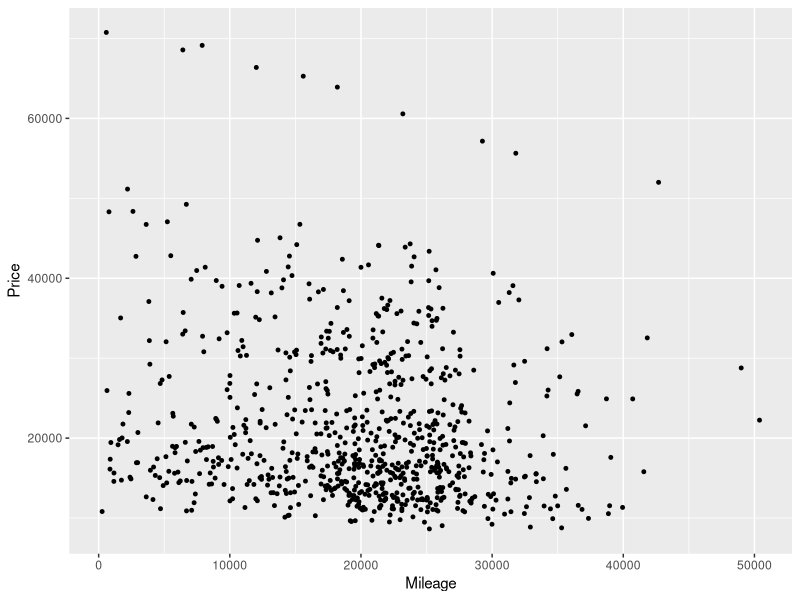
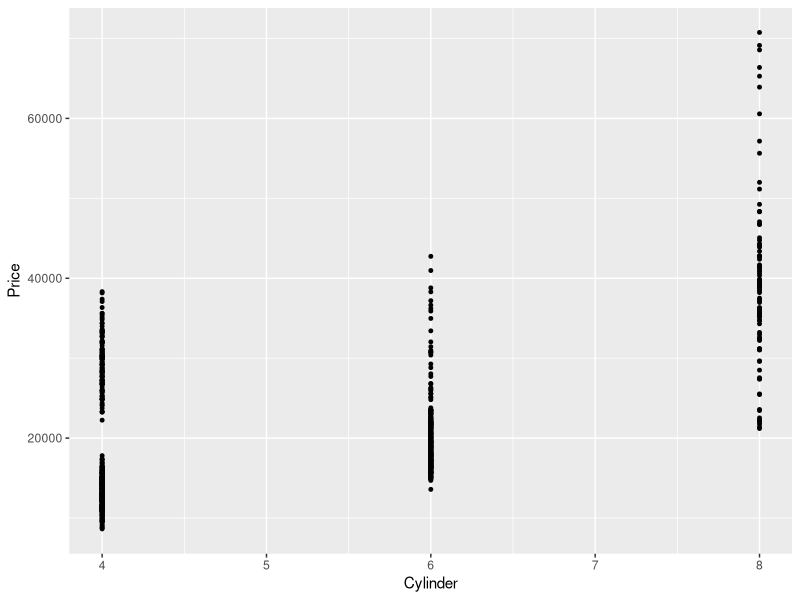
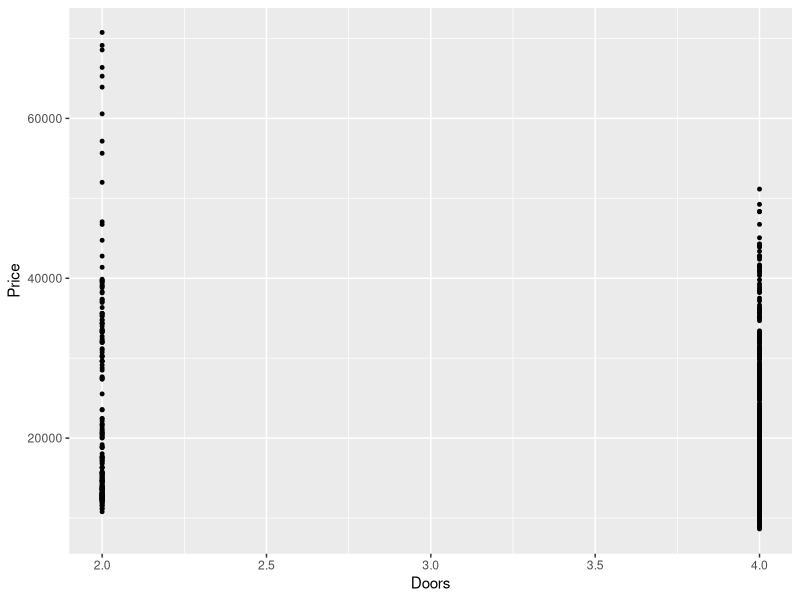
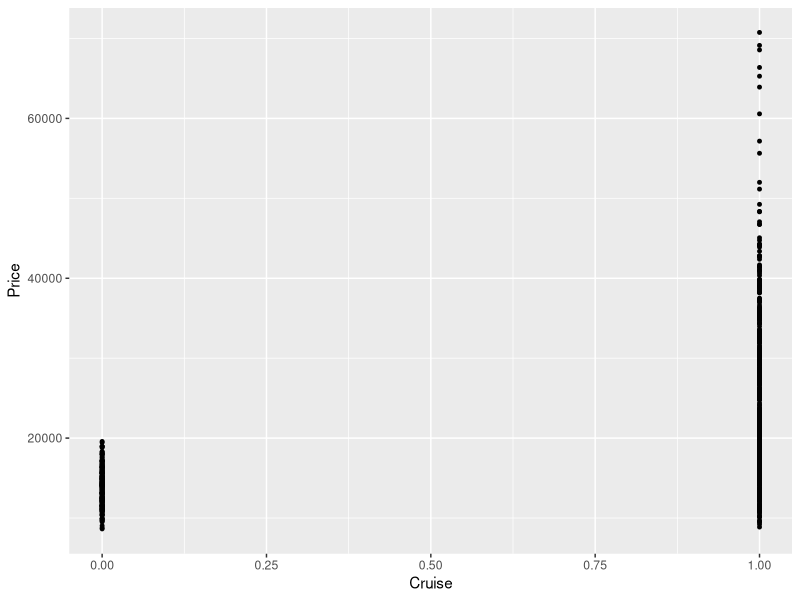
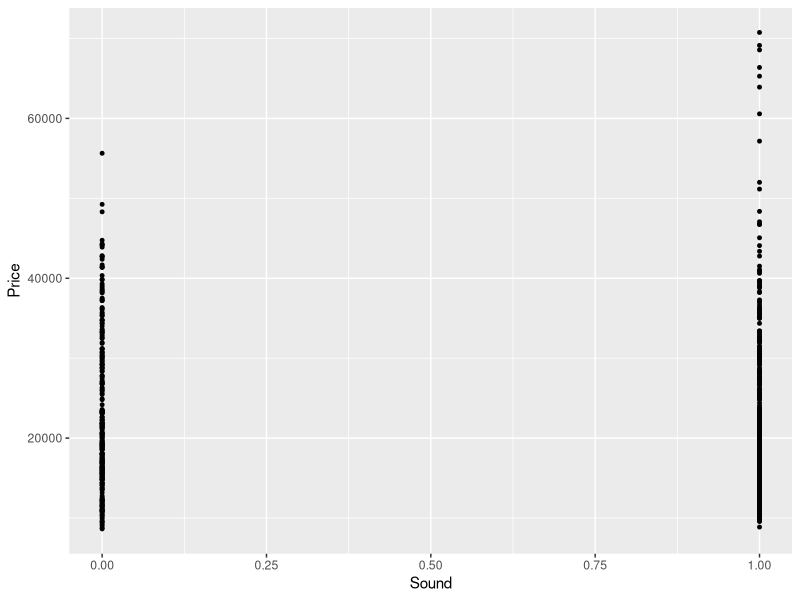
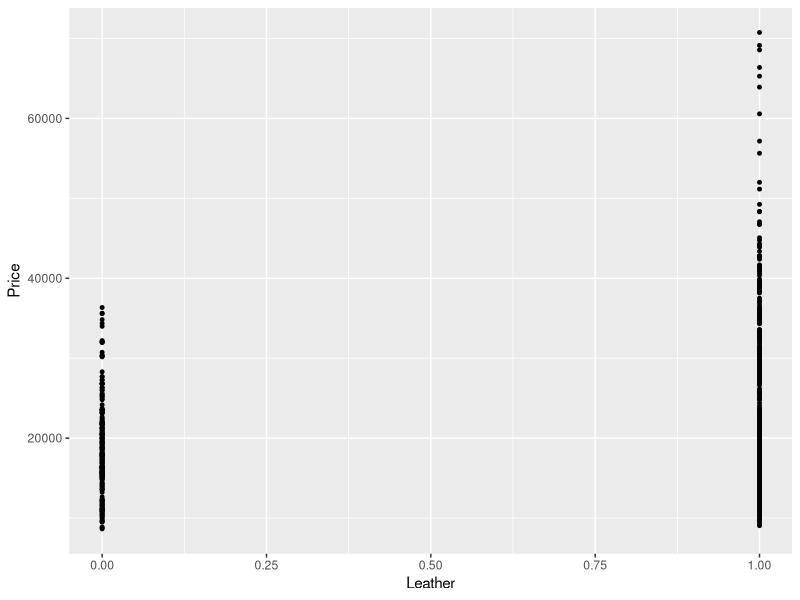
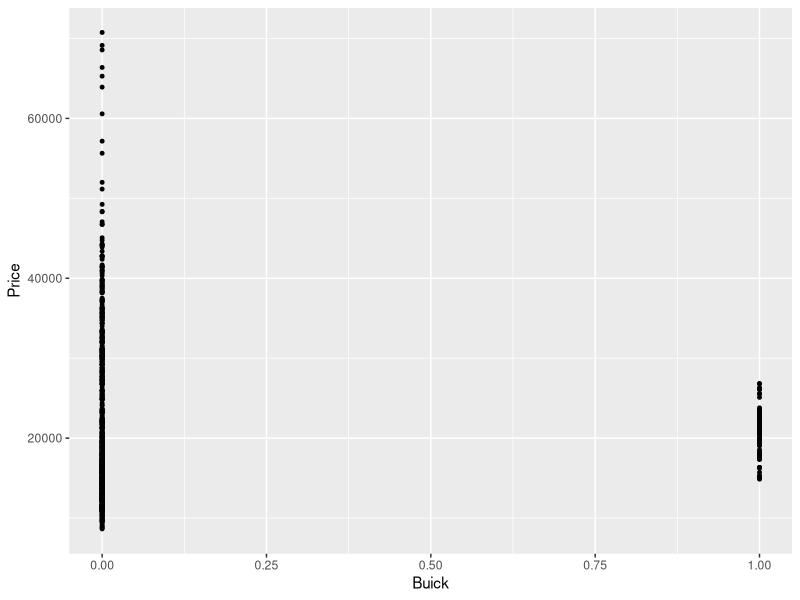
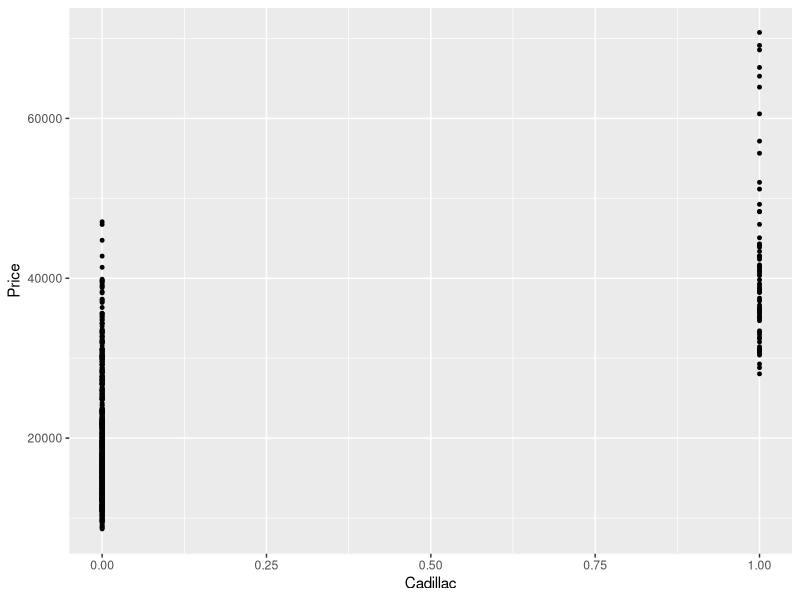

Here is the R script that generated these plots, in order:
## ---- chunk 1
#open required libraries
library(caret)
library(ggplot2)
library(dplyr)
library(forecast)
## ---- chunk 2
data(cars)
head(cars)
nrows <- nrow(cars)
ncols <- ncol(cars)
## ---- chunk 3
df.mileage <- select(cars, Mileage, Price)

head(df.mileage)
## ---- chunk 4
df.mileage <- select(cars, Mileage, Price)
df.cylinder <- select(cars,Cylinder, Price)
df.doors <- select(cars, Doors, Price)
df.cruise <- select(cars, Cruise, Price)
df.sound <- select(cars, Sound, Price)
df.leather <- select(cars, Leather, Price)
df.buick <- select(cars, Buick, Price)
df.cadillac <- select(cars, Cadillac, Price)
df.chevy <- select(cars, Chevy, Price)
df.pontiac <- select(cars, Pontiac, Price)
df.saab <- select(cars, Saab, Price)
df.saturn <- select(cars, Saturn, Price)

ggplot(data=df.mileage, aes(x=Mileage, y=Price)) + geom_point(size=1)
ggplot(data=df.cylinder, aes(x=Cylinder, y=Price)) + geom_point(size=1)
ggplot(data=df.doors, aes(x = Doors, y = Price)) + geom_point(size=1)
ggplot(data=df.cruise, aes(x = Cruise, y = Price)) + geom_point(size=1)
ggplot(data=df.sound, aes(x = Sound, y = Price)) + geom_point(size=1)
ggplot(data=df.leather, aes(x = Leather, y = Price)) + geom_point(size=1)
ggplot(data=df.buick, aes(x = Buick, y = Price)) + geom_point(size=1)
ggplot(data=df.cadillac, aes(x = Cadillac, y = Price)) + geom_point(size=1)
ggplot(data=df.chevy, aes(x = Chevy, y = Price)) + geom_point(size=1)
ggplot(data=df.pontiac, aes(x = Pontiac, y = Price)) + geom_point(size=1)
ggplot(data=df.saab, aes(x = Saab, y = Price)) + geom_point(size=1)
ggplot(data=df.saturn, aes(x = Saturn, y = Price)) + geom_point(size=1)
## ---- chunk 5
options(scipen = 999)

df.mileage.lm <- lm(Price ~ ., data = df.mileage)
sigma(df.mileage.lm)

df.cylinder.lm <- lm(Price ~ ., data = df.cylinder)
sigma(df.cylinder.lm )

df.doors.lm <- lm(Price ~ ., data = df.doors)
sigma(df.doors.lm)

df.cruise.lm <- lm(Price ~ ., data = df.cruise)
sigma(df.cruise.lm)

df.sound.lm <- lm(Price ~ ., data = df.sound)
sigma(df.sound.lm)

df.buick.lm <- lm(Price ~ ., data = df.buick)
sigma(df.buick.lm)

df.cadillac.lm <- lm(Price ~ ., data = df.cadillac)
sigma(df.cadillac.lm)

df.chevy.lm <- lm(Price ~ ., data = df.chevy)
sigma(df.chevy.lm)

df.pontiac.lm <- lm(Price ~ ., data = df.pontiac)
sigma(df.mileage.lm)

df.saab.lm <- lm(Price ~ ., data = df.saab)
sigma(df.saab.lm)

df.saturn.lm <- lm(Price ~ ., data = df.saturn)
sigma(df.saturn.lm)
## ---- chunk 6
error1 <- sigma(df.cadillac.lm)
## ---- chunk 7
df.mileage <- select(cars, Cadillac, Mileage, Price)
df.cylinder <- select(cars, Cadillac, Cylinder, Price)
df.doors <- select(cars, Cadillac, Doors, Price)
df.cruise <- select(cars, Cadillac, Cruise, Price)
df.sound <- select(cars, Cadillac, Sound, Price)
df.leather <- select(cars, Cadillac, Leather, Price)
df.buick <- select(cars, Cadillac, Buick, Price)
df.chevy <- select(cars, Cadillac, Chevy, Price)
df.pontiac <- select(cars, Cadillac, Pontiac, Price)
df.saab <- select(cars, Cadillac, Saab, Price)
df.saturn <- select(cars, Cadillac, Saturn, Price)
## ---- chunk 8
df.mileage.lm <- lm(Price ~ ., data = df.mileage)
sigma(df.mileage.lm)

df.cylinder.lm <- lm(Price ~ ., data = df.cylinder)
sigma(df.cylinder.lm )

df.doors.lm <- lm(Price ~ ., data = df.doors)
sigma(df.doors.lm)

df.cruise.lm <- lm(Price ~ ., data = df.cruise)
sigma(df.cruise.lm)

df.sound.lm <- lm(Price ~ ., data = df.sound)
sigma(df.sound.lm)

df.buick.lm <- lm(Price ~ ., data = df.buick)
sigma(df.buick.lm)

df.chevy.lm <- lm(Price ~ ., data = df.chevy)
sigma(df.chevy.lm)

df.pontiac.lm <- lm(Price ~ ., data = df.pontiac)
sigma(df.mileage.lm)

df.saab.lm <- lm(Price ~ ., data = df.saab)
sigma(df.saab.lm)

df.saturn.lm <- lm(Price ~ ., data = df.saturn)
sigma(df.saturn.lm)
## ---- chunk 9
df.mileage <- select(cars, Cadillac, Saab, Mileage, Price)
df.cylinder <- select(cars, Cadillac, Saab, Cylinder, Price)
df.doors <- select(cars, Cadillac, Saab, Doors, Price)
df.cruise <- select(cars, Cadillac, Saab, Cruise, Price)
df.sound <- select(cars, Cadillac, Saab, Sound, Price)
df.leather <- select(cars, Cadillac, Saab, Leather, Price)
df.buick <- select(cars, Cadillac, Saab, Buick, Price)
df.chevy <- select(cars, Cadillac, Saab, Chevy, Price)
df.pontiac <- select(cars, Cadillac, Saab, Pontiac, Price)
df.saturn <- select(cars, Cadillac, Saab, Saturn, Price)
## ---- chunk 10
df.mileage.lm <- lm(Price ~ ., data = df.mileage)
sigma(df.mileage.lm)

df.cylinder.lm <- lm(Price ~ ., data = df.cylinder)
sigma(df.cylinder.lm )

df.doors.lm <- lm(Price ~ ., data = df.doors)
sigma(df.doors.lm)

df.cruise.lm <- lm(Price ~ ., data = df.cruise)
sigma(df.cruise.lm)

df.sound.lm <- lm(Price ~ ., data = df.sound)
sigma(df.sound.lm)

df.buick.lm <- lm(Price ~ ., data = df.buick)
sigma(df.buick.lm)

df.chevy.lm <- lm(Price ~ ., data = df.chevy)
sigma(df.chevy.lm)

df.pontiac.lm <- lm(Price ~ ., data = df.pontiac)
sigma(df.mileage.lm)

df.saturn.lm <- lm(Price ~ ., data = df.saturn)
sigma(df.saturn.lm)
## ---- chunk 11
df.mileage <- select(cars, Cadillac, Saab, Cylinder, Mileage, Price)
df.doors <- select(cars, Cadillac, Saab, Cylinder, Doors, Price)
df.cruise <- select(cars, Cadillac, Saab, Cylinder, Cruise, Price)
df.sound <- select(cars, Cadillac, Saab, Cylinder, Sound, Price)
df.leather <- select(cars, Cadillac, Saab, Cylinder, Leather, Price)
df.buick <- select(cars, Cadillac, Saab, Cylinder, Buick, Price)
df.chevy <- select(cars, Cadillac, Saab, Cylinder, Chevy, Price)
df.pontiac <- select(cars, Cadillac, Saab, Cylinder, Pontiac, Price)
df.saturn <- select(cars, Cadillac, Saab, Cylinder, Saturn, Price)
## ---- chunk 12
df.mileage.lm <- lm(Price ~ ., data = df.mileage)
sigma(df.mileage.lm)

df.cylinder.lm <- lm(Price ~ ., data = df.cylinder)
sigma(df.cylinder.lm )

df.doors.lm <- lm(Price ~ ., data = df.doors)
sigma(df.doors.lm)

df.cruise.lm <- lm(Price ~ ., data = df.cruise)
sigma(df.cruise.lm)

df.sound.lm <- lm(Price ~ ., data = df.sound)
sigma(df.sound.lm)

df.buick.lm <- lm(Price ~ ., data = df.buick)
sigma(df.buick.lm)

df.chevy.lm <- lm(Price ~ ., data = df.chevy)
sigma(df.chevy.lm)

df.pontiac.lm <- lm(Price ~ ., data = df.pontiac)
sigma(df.mileage.lm)

df.saturn.lm <- lm(Price ~ ., data = df.saturn)
sigma(df.saturn.lm)
## ---- chunk 13
df.mileage <- select(cars, Cadillac, Saab, Cylinder, Doors, Mileage, Price)
df.cruise <- select(cars, Cadillac, Saab, Cylinder, Doors, Cruise, Price)
df.sound <- select(cars, Cadillac, Saab, Cylinder, Doors, Sound, Price)
df.leather <- select(cars, Cadillac, Saab, Cylinder, Doors, Leather, Price)
df.buick <- select(cars, Cadillac, Saab, Cylinder, Doors, Buick, Price)
df.chevy <- select(cars, Cadillac, Saab, Cylinder, Doors, Chevy, Price)
df.pontiac <- select(cars, Cadillac, Saab, Cylinder, Doors, Pontiac, Price)
df.saturn <- select(cars, Cadillac, Saab, Cylinder, Doors, Saturn, Price)
## ---- chunk 14
df.mileage.lm <- lm(Price ~ ., data = df.mileage)
sigma(df.mileage.lm)

df.cylinder.lm <- lm(Price ~ ., data = df.cylinder)
sigma(df.cylinder.lm )

df.cruise.lm <- lm(Price ~ ., data = df.cruise)
sigma(df.cruise.lm)

df.sound.lm <- lm(Price ~ ., data = df.sound)
sigma(df.sound.lm)

df.buick.lm <- lm(Price ~ ., data = df.buick)
sigma(df.buick.lm)

df.chevy.lm <- lm(Price ~ ., data = df.chevy)
sigma(df.chevy.lm)

df.pontiac.lm <- lm(Price ~ ., data = df.pontiac)
sigma(df.mileage.lm)

df.saturn.lm <- lm(Price ~ ., data = df.saturn)
sigma(df.saturn.lm)
## ---- chunk 15
df.cruise <- select(cars, Cadillac, Saab, Cylinder, Doors, Mileage, Cruise, Price)
df.sound <- select(cars, Cadillac, Saab, Cylinder, Doors, Mileage, Sound, Price)
df.leather <- select(cars, Cadillac, Saab, Cylinder, Doors, Mileage, Leather, Price)
df.buick <- select(cars, Cadillac, Saab, Cylinder, Doors, Mileage, Buick, Price)
df.chevy <- select(cars, Cadillac, Saab, Cylinder, Doors, Mileage, Chevy, Price)
df.pontiac <- select(cars, Cadillac, Saab, Cylinder, Doors, Mileage, Pontiac, Price)
df.saturn <- select(cars, Cadillac, Saab, Cylinder, Doors, Mileage, Saturn, Price)
## ---- chunk 16
df.cylinder.lm <- lm(Price ~ ., data = df.cylinder)
sigma(df.cylinder.lm )

df.cruise.lm <- lm(Price ~ ., data = df.cruise)
sigma(df.cruise.lm)

df.sound.lm <- lm(Price ~ ., data = df.sound)
sigma(df.sound.lm)

df.buick.lm <- lm(Price ~ ., data = df.buick)
sigma(df.buick.lm)

df.chevy.lm <- lm(Price ~ ., data = df.chevy)
sigma(df.chevy.lm)

df.pontiac.lm <- lm(Price ~ ., data = df.pontiac)
sigma(df.mileage.lm)

df.saturn.lm <- lm(Price ~ ., data = df.saturn)
sigma(df.saturn.lm)
## ---- chunk 17
df.cruise <- select(cars, Cadillac, Saab, Cylinder, Doors, Mileage, Buick, Cruise, Price)
df.sound <- select(cars, Cadillac, Saab, Cylinder, Doors, Mileage, Buick, Sound, Price)
df.leather <- select(cars, Cadillac, Saab, Cylinder, Doors, Mileage, Buick, Leather, Price)
df.chevy <- select(cars, Cadillac, Saab, Cylinder, Doors, Mileage, Buick, Chevy, Price)
df.pontiac <- select(cars, Cadillac, Saab, Cylinder, Doors, Mileage, Buick, Pontiac, Price)
df.saturn <- select(cars, Cadillac, Saab, Cylinder, Doors, Mileage, Buick, Saturn, Price)
## ---- chunk 18
df.cylinder.lm <- lm(Price ~ ., data = df.cylinder)
sigma(df.cylinder.lm )

df.cruise.lm <- lm(Price ~ ., data = df.cruise)
sigma(df.cruise.lm)

df.sound.lm <- lm(Price ~ ., data = df.sound)
sigma(df.sound.lm)

df.chevy.lm <- lm(Price ~ ., data = df.chevy)
sigma(df.chevy.lm)

df.pontiac.lm <- lm(Price ~ ., data = df.pontiac)
sigma(df.mileage.lm)

df.saturn.lm <- lm(Price ~ ., data = df.saturn)
sigma(df.saturn.lm)
## ---- chunk 19
df.cruise <- select(cars, Cadillac, Saab, Cylinder, Doors, Mileage, Buick, Cruise, Sound, Price)
df.leather <- select(cars, Cadillac, Saab, Cylinder, Doors, Mileage, Buick, Sound, Leather, Price)
df.chevy <- select(cars, Cadillac, Saab, Cylinder, Doors, Mileage, Buick, Sound, Chevy, Price)
df.pontiac <- select(cars, Cadillac, Saab, Cylinder, Doors, Mileage, Buick, Sound, Pontiac, Price)
df.saturn <- select(cars, Cadillac, Saab, Cylinder, Doors, Mileage, Buick, Sound, Saturn, Price)
## ---- chunk 20
df.cylinder.lm <- lm(Price ~ ., data = df.cylinder)
sigma(df.cylinder.lm )

df.cruise.lm <- lm(Price ~ ., data = df.cruise)
sigma(df.cruise.lm)

df.chevy.lm <- lm(Price ~ ., data = df.chevy)
sigma(df.chevy.lm)

df.pontiac.lm <- lm(Price ~ ., data = df.pontiac)
sigma(df.mileage.lm)

df.saturn.lm <- lm(Price ~ ., data = df.saturn)
sigma(df.saturn.lm)
## ---- chunk 21
df.cruise <- select(cars, Cadillac, Saab, Cylinder, Doors, Mileage, Buick, Chevy, Sound, Cruise, Price)
df.leather <- select(cars, Cadillac, Saab, Cylinder, Doors, Mileage, Buick, Chevy, Sound, Cruise, Leather, Price)
df.pontiac <- select(cars, Cadillac, Saab, Cylinder, Doors, Mileage, Buick, Chevy, Sound, Cruise, Pontiac, Price)
df.saturn <- select(cars, Cadillac, Saab, Cylinder, Doors, Mileage, Buick, Chevy, Sound, Cruise, Saturn, Price)
## ---- chunk 22
df.cylinder.lm <- lm(Price ~ ., data = df.cylinder)
sigma(df.cylinder.lm )

df.cruise.lm <- lm(Price ~ ., data = df.cruise)
sigma(df.cruise.lm)

df.pontiac.lm <- lm(Price ~ ., data = df.pontiac)
sigma(df.mileage.lm)

df.saturn.lm <- lm(Price ~ ., data = df.saturn)
sigma(df.saturn.lm)
## ---- chunk 23
errorFinal <- sigma(df.chevy.lm)
